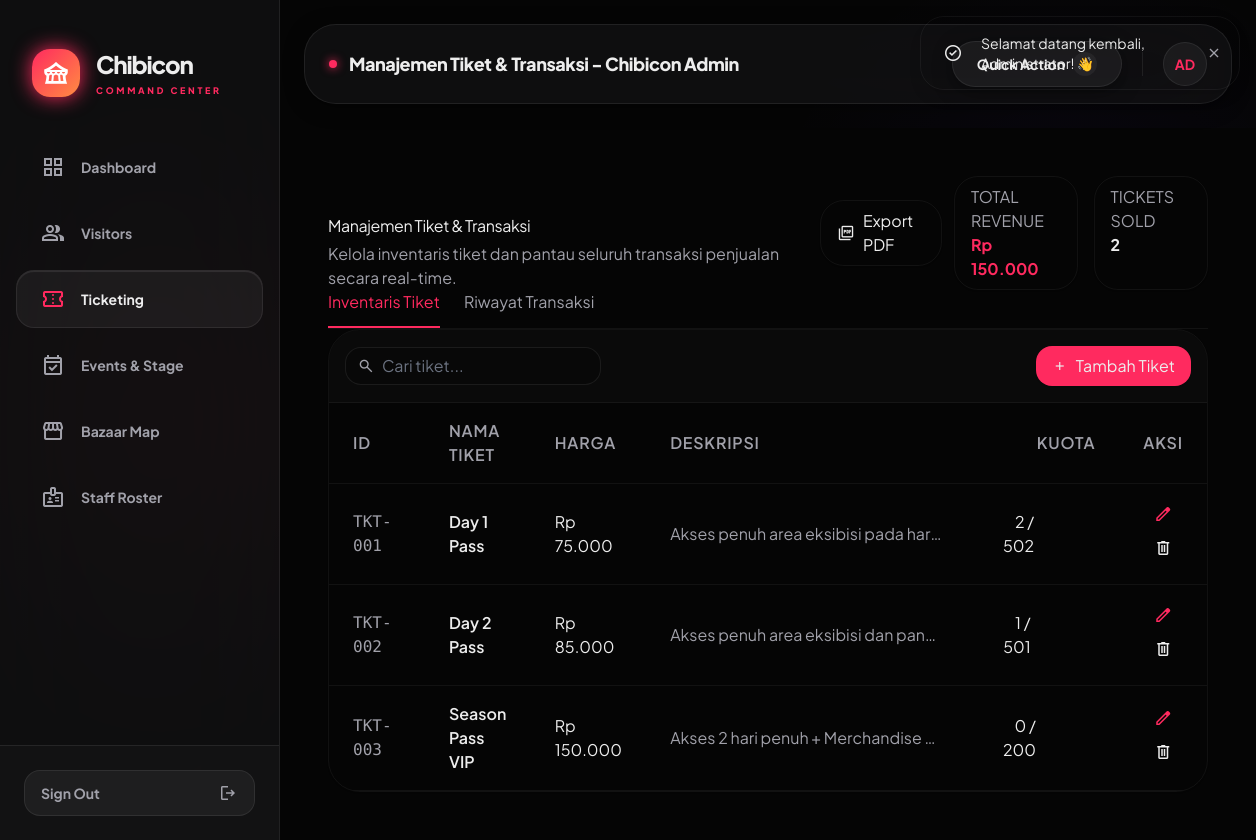
The app's page /admin/tiket.php (signed in) with its own data.
### tables this page shows
CREATE TABLE Tiket (
    id INT AUTO_INCREMENT PRIMARY KEY,
    nama_tiket VARCHAR(100) NOT NULL,
    harga DECIMAL(10,2) NOT NULL,
    deskripsi TEXT,
    kuota INT NOT NULL
);

### config/db.php (called while the page is built, shortened)
<?php
function format_currency($amount)
{
    return 'Rp ' . number_format($amount, 0, ',', '.');
}
?>

### services/TicketService.php (called while the page is built, shortened)
<?php
class TicketService {
    private $db;
    public function __construct($db) {
        $this->db = $db;
    }
    public function getAllTickets() {
        return $this->db->query("
            SELECT t.*,
            CONCAT('TKT-', LPAD(t.id, 3, '0')) as ticket_code,
            (SELECT COALESCE(SUM(kuantitas), 0) FROM Detail_Transaksi WHERE tiket_id = t.id) as sold
            FROM Tiket t ORDER BY id ASC
        ")->fetchAll();
    }
}

### admin/tiket.php (the view, shortened to what this page needs)
<?php
require_once __DIR__ . '/../config/db.php';
require_once __DIR__ . '/../services/TicketService.php';
$ticketService = new TicketService($db);
        ?>
        <?php endforeach;
$tickets = $ticketService->getAllTickets();
$total_revenue = $db->query("SELECT SUM(t.total) as val FROM Transaksi t JOIN Status_Pembayaran sp ON t.status_pembayaran_id = sp.id WHERE sp.nama_status = 'Lunas'")->fetch()['val'] ?? 0;
$total_sold = $db->query("SELECT SUM(dt.kuantitas) as val FROM Detail_Transaksi dt JOIN Transaksi t ON dt.transaksi_id = t.id JOIN Status_Pembayaran sp ON t.status_pembayaran_id = sp.id WHERE sp.nama_status = 'Lunas'")->fetch()['val'] ?? 0;
include __DIR__ . '/../components/header.php';
?>
<main class="flex-1 overflow-y-auto bg-surface p-container-margin">
    <div class="flex flex-col md:flex-row md:items-end justify-between gap-4 mb-stack-md">
        <div>
            <h2 class="font-headline-lg text-headline-lg text-on-surface tracking-tight">Manajemen Tiket &amp; Transaksi</h2>
            <p class="font-body-md text-body-md text-on-surface-variant mt-1">Kelola inventaris tiket dan pantau seluruh transaksi penjualan secara real-time.</p>
        </div>
        <div class="flex items-center gap-3">
            <a href="report.php" target="_blank" class="px-4 py-2 rounded-lg bg-surface-container-lowest border border-outline-variant text-on-surface font-title-md text-title-md hover:bg-surface-container-low transition-colors flex items-center gap-2 shadow-sm">
                <span class="material-symbols-outlined text-[18px]">picture_as_pdf</span> Export PDF
            </a>
            <div class="flex gap-4">
                <div class="bg-surface-container-lowest border border-outline-variant rounded-lg px-4 py-2 flex flex-col shadow-sm">
                    <span class="font-label-sm text-label-sm text-on-surface-variant uppercase">Total Revenue</span>
                    <span class="font-title-lg text-title-lg text-primary font-bold"><?= format_currency($total_revenue) ?></span>
                </div>
                <div class="bg-surface-container-lowest border border-outline-variant rounded-lg px-4 py-2 flex flex-col shadow-sm">
                    <span class="font-label-sm text-label-sm text-on-surface-variant uppercase">Tickets Sold</span>
                    <span class="font-title-lg text-title-lg text-on-surface font-bold"><?= number_format($total_sold) ?></span>
                </div>
            </div>
        </div>
    </div>
    <div class="border-b border-outline-variant mb-section-gap flex gap-6">
        <button class="tab-btn active pb-3 font-title-md text-title-md text-primary border-b-2 border-primary transition-all" id="tab-tiket" onclick="switchTab('tiket')">
            Inventaris Tiket
        </button>
        <button class="tab-btn pb-3 font-title-md text-title-md text-on-surface-variant hover:text-on-surface border-b-2 border-transparent transition-all" id="tab-transaksi" onclick="switchTab('transaksi')">
            Riwayat Transaksi
        </button>
    </div>
    <div class="tab-content block" id="content-tiket">
        <div class="bg-surface-container-lowest border border-outline-variant rounded-xl shadow-sm overflow-hidden flex flex-col">
            <div class="p-4 border-b border-outline-variant flex justify-between items-center bg-surface-bright">
                <div class="relative w-64">
                    <span class="material-symbols-outlined absolute left-3 top-1/2 -translate-y-1/2 text-on-surface-variant text-[18px]">search</span>
                    <input id="ticketSearch" class="w-full pl-9 pr-3 py-1.5 text-body-md border border-outline-variant rounded bg-surface-container-lowest focus:outline-none focus:border-primary focus:ring-1 focus:ring-primary" placeholder="Cari tiket..." type="text">
                </div>
                <button onclick="openTiketModal('ticketModal')" class="bg-primary text-on-primary font-label-md px-4 py-2 rounded hover:bg-primary-container transition-colors shadow-sm flex items-center gap-2">
                    <span class="material-symbols-outlined text-[16px]">add</span> Tambah Tiket
                </button>
            </div>
            <div class="overflow-x-auto">
                <table class="w-full text-left border-collapse" id="ticketTable">
                    <thead>
                        <tr class="bg-surface-container-low text-on-surface-variant font-label-sm text-label-sm uppercase tracking-wider">
                            <th class="px-6 py-4 font-semibold border-b border-outline-variant w-24">ID</th>
                            <th class="px-6 py-4 font-semibold border-b border-outline-variant">Nama Tiket</th>
                            <th class="px-6 py-4 font-semibold border-b border-outline-variant">Harga</th>
                            <th class="px-6 py-4 font-semibold border-b border-outline-variant max-w-xs">Deskripsi</th>
                            <th class="px-6 py-4 font-semibold border-b border-outline-variant text-right">Kuota</th>
                            <th class="px-6 py-4 font-semibold border-b border-outline-variant text-center">Aksi</th>
                        </tr>
                    </thead>
                    <tbody class="font-body-md text-body-md text-on-surface" id="tbody-tickets">
                        <?php foreach($tickets as $t):
                            $total_cap = $t['sold'] + $t['kuota'];
                            $pct = $total_cap > 0 ? ($t['sold'] / $total_cap) * 100 : 0;
                        ?>
                        <tr class="border-b border-outline-variant hover:bg-surface-bright transition-colors group">
                            <td class="px-6 py-4 font-mono text-on-surface-variant"><?= $t['ticket_code'] ?></td>
                            <td class="px-6 py-4 font-semibold text-on-surface"><?= htmlspecialchars($t['nama_tiket']) ?></td>
                            <td class="px-6 py-4 text-on-surface"><?= format_currency($t['harga']) ?></td>
                            <td class="px-6 py-4 text-on-surface-variant truncate max-w-xs"><?= htmlspecialchars($t['deskripsi']) ?></td>
                            <td class="px-6 py-4 text-right">
                                <div class="inline-flex items-center justify-end gap-2 <?= $pct > 90 ? 'text-error font-semibold' : 'text-on-surface' ?>">
                                    <span><?= $t['sold'] ?> / <?= $total_cap ?></span>
                                    <div class="w-16 h-1.5 bg-surface-variant rounded-full overflow-hidden">
                                    </div>
                                </div>
                            </td>
                            <td class="px-6 py-4 text-center">
                                <button onclick='editTicket(<?= htmlspecialchars(json_encode($t), ENT_QUOTES) ?>)' class="text-primary hover:text-primary-container p-1 rounded transition-colors">
                                    <span class="material-symbols-outlined text-[20px]">edit</span>
                                </button>
                                <form action="" method="POST" class="inline delete-form">
                                    <button type="submit" class="text-error hover:text-error-container p-1 rounded transition-colors">
                                        <span class="material-symbols-outlined text-[20px]">delete</span>
                                    </button>
                                </form>
                            </td>
                        </tr>
                        <?php endforeach; ?>
                    </tbody>
                </table>
            </div>
        </div>
    </div>
</main>
</div>
</body>
</html>

### assets/css/app.css (style rules this page uses)
body { -webkit-font-smoothing: antialiased; -moz-osx-font-smoothing: grayscale; text-rendering: optimizeLegibility; background-color: var(--bg-surface); background-image: var(--bg-gradient); background-attachment: fixed; color: var(--text-main); }
.tab-content { transition: opacity 0.3s var(--premium-bezier), transform 0.3s var(--premium-bezier); }
input[type="text"], input[type="number"], input[type="email"], input[type="datetime-local"], select { background: var(--input-bg) !important; border: 1px solid var(--glass-border) !important; color: var(--input-text) !important; transition: all 0.3s var(--premium-bezier); }
button, a { outline: none; -webkit-tap-highlight-color: transparent; }

### records on screen
tiket: ticket_code "TKT-001", nama_tiket "Day 1 Pass", harga "Rp 75.000", deskripsi "Akses penuh area eksibisi pada har…", sold "2", total_cap "502"
tiket: ticket_code "TKT-002", nama_tiket "Day 2 Pass", harga "Rp 85.000", deskripsi "Akses penuh area eksibisi dan pan…", sold "1", total_cap "501"
tiket: ticket_code "TKT-003", nama_tiket "Season Pass VIP", harga "Rp 150.000", deskripsi "Akses 2 hari penuh + Merchandise…", sold "0", kuota "200"

### other values on screen
$page_title "Manajemen Tiket & Transaksi - Chibicon Admin"
substr($u['name'] ?? 'AD', 0, 2) "AD"
$toast_msg "Selamat datang kembali, Administrator! 👋"
format_currency($total_revenue) "Rp 150.000"
$total_sold "2"
